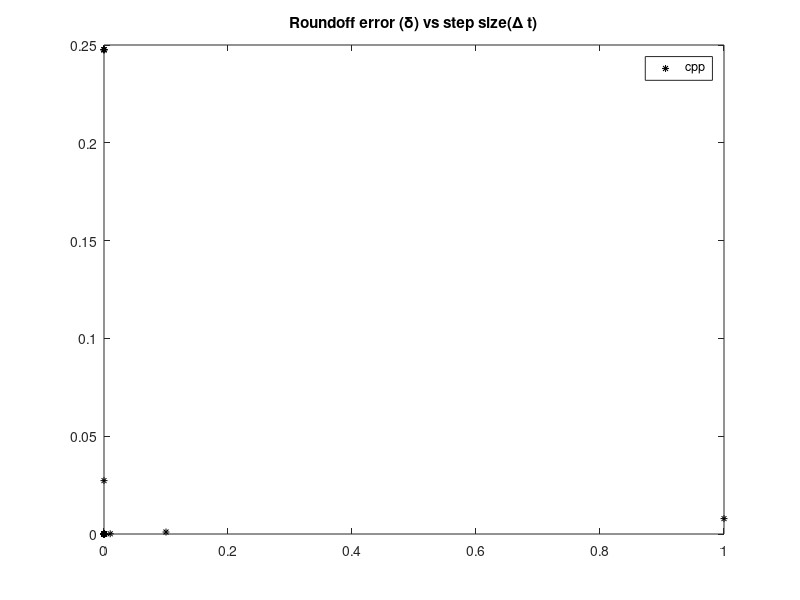

Recreate this plot in MATLAB. (Note: this script raises an error after producing the figure.)
clear;  
%clear out any previous definitions
data=load('delta_t_cpp.txt');
%import the data

f=figure;
%create a figure called f.

hold all
%the flag hold means we are going to add data to the plot, rather than replace data.  
% this is not necessary for this example, but may be needed when combining data.

set(f,'Visible','on');
%the chart will pop up if 'on' is selected.  You can use 'off' as well


plot(data(:,1),data(:,2),'*','MarkerSize',5,'color','black');
% This is the actual plot.  Only the first two aruments are required, the others optional.
% '.' refers to the plot markers being points.  You can use '+', for example.
% 'MarkerSize',1 choses the size of the plot markers
% 'color','black' choses the color.  

title('Roundoff error (\delta) vs step size(\Delta t)');
%writes to the top of the plot
legend('cpp');
box on
%puts a box all around the plot (instead of just x-y axes)

ax=gca;
% gca means "get current axes".  If you wnat to modify the axes, this is how.

ax.FontSize=12;
%sets the font size for the axes
set(ax,'Xscale','log')
set(ax,'Yscale','log')


xlabel('\Delta t');
ylabel('\delta(\Delta t)');
%labels the axes 

saveas(gcf,'delta_tcpp','epsc');
%prints the figure to an eps file.  You should usually use eps instead of pdf if possible. 

hold off
